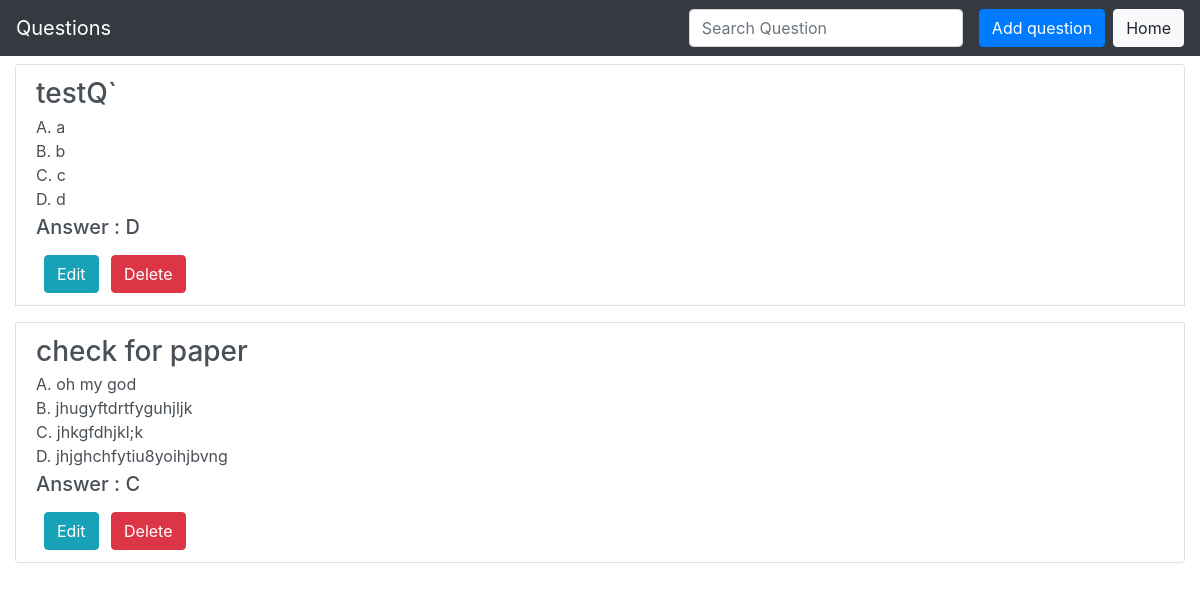
/prof/profusername/question/view_all_ques, run on the app's committed database.
### main/models.py (models this page shows, shortened)
class Question_DB(models.Model):
    professor = models.ForeignKey(User, limit_choices_to={
                                  'groups__name': "Professor"}, on_delete=models.CASCADE, null=True, blank=True)
    qno = models.AutoField(primary_key=True)
    question = models.CharField(max_length=100)
    optionA = models.CharField(max_length=100)
    optionB = models.CharField(max_length=100)
    optionC = models.CharField(max_length=100)
    optionD = models.CharField(max_length=100)
    answer = models.CharField(max_length=200)

### prof/views/question.py (the view, shortened to what this page needs)
def view_all_ques(request, prof_username):
    prof = User.objects.get(username=prof_username)
    return render(request, 'prof/question/view_all_questions.html', {
        'question_db': Question_DB.objects.filter(professor=prof), 'prof': prof
    })

### prof/templates/prof/question/view_all_questions.html (shortened to what this page needs)
{% load static %}
<!DOCTYPE html>
<html lang="en">
<head>
    <link rel="stylesheet" href="https://maxcdn.bootstrapcdn.com/bootstrap/4.2.1/css/bootstrap.min.css">
    <link rel="stylesheet" href="https://stackpath.bootstrapcdn.com/font-awesome/4.7.0/css/font-awesome.min.css">
</head>
<body>
    <nav class="navbar navbar-expand-lg navbar-dark bg-dark">
        <a class="navbar-brand" href="#">Questions</a>
        <div class="collapse navbar-collapse" id="navbarSupportedContent">
            <ul class="navbar-nav mr-auto">
                <li class="nav-item active">
                    <a class="nav-link" href="#"><span class="sr-only">(current)</span></a>
                </li>
            </ul>
            <form class="form-inline my-2 my-lg-0">
                <input id='searchQuestion' class="form-control mr-sm-2" type="search" placeholder="Search Question"
                    aria-label="Search">
            </form>
            <a class="btn btn-primary mx-2" href="{% url 'prof:add_question' prof.username %}">Add question</a><br>
            <a class="btn btn-light" href="{% url 'prof:index' prof.username %}">Home</a>
        </div>
    </nav>
    <div class="container-fluid">
        <div class="list-group">
            {% for ques in question_db %}
            <div class="list-group-item list-group-item-action flex-column align-items-start my-2">
                <div class="d-flex w-100 justify-content-between">
                    <h3 class="mb-1">{{ ques.question }}</h3>
                </div>
                <p class="mb-1">
                    A. {{ques.optionA}}<br>
                    B. {{ques.optionB}}<br>
                    C. {{ques.optionC}}<br>
                    D. {{ques.optionD}}<br>
                    <h5>Answer : {{ques.answer}}</h5>
                </p>
                <form method="POST">
                    <a class="btn btn-info mx-2" href="{% url 'prof:edit_question' prof.username ques.qno %}">Edit</a>
                    <input class="btn btn-danger" type="submit"
                        onclick="return confirm('Are you sure you want to delete this question?')" value="Delete">
                </form>
            </div>
            {% empty %}
            <h3>No Questions available</h3>
            {% endfor %}
        </div>
    </div>
</body>
</html>

### data on the page
Question_DB: question "testQ`", optionA "a", optionB "b", optionC "c", optionD "d", answer "D"
Question_DB: question "check for paper", optionA "oh my god", optionB "jhugyftdrtfyguhjljk", optionC "jhkgfdhjkl;k", optionD "jhjghchfytiu8yoihjbvng", answer "C"
